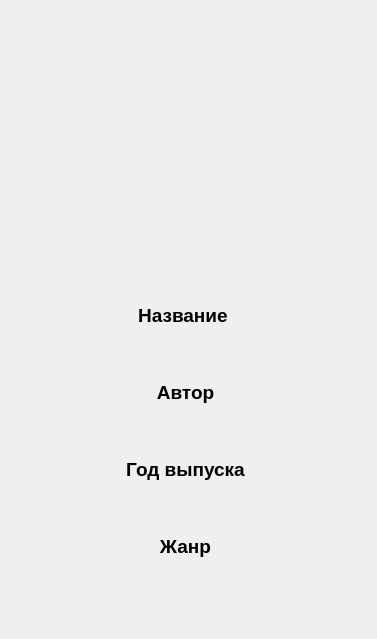
<?xml version="1.0" encoding="UTF-8"?>
<ui version="4.0">
 <class>MainWindow</class>
 <widget class="QMainWindow" name="MainWindow">
  <property name="geometry">
   <rect>
    <x>0</x>
    <y>0</y>
    <width>377</width>
    <height>639</height>
   </rect>
  </property>
  <property name="windowTitle">
   <string>MainWindow</string>
  </property>
  <widget class="QWidget" name="centralwidget">
   <widget class="QWidget" name="layoutWidget">
    <property name="geometry">
     <rect>
      <x>50</x>
      <y>300</y>
      <width>271</width>
      <height>301</height>
     </rect>
    </property>
    <layout class="QVBoxLayout" name="verticalLayout_3">
     <item>
      <widget class="QLabel" name="label_9">
       <property name="text">
        <string>&lt;html&gt;&lt;head/&gt;&lt;body&gt;&lt;p align=&quot;center&quot;&gt;&lt;span style=&quot; font-size:14pt; font-weight:600;&quot;&gt;Название &lt;/span&gt;&lt;/p&gt;&lt;/body&gt;&lt;/html&gt;</string>
       </property>
      </widget>
     </item>
     <item>
      <widget class="QLabel" name="name_lbl_3">
       <property name="text">
        <string>&lt;html&gt;&lt;head/&gt;&lt;body&gt;&lt;p align=&quot;center&quot;&gt;&lt;br/&gt;&lt;/p&gt;&lt;/body&gt;&lt;/html&gt;</string>
       </property>
      </widget>
     </item>
     <item>
      <widget class="QLabel" name="label_10">
       <property name="text">
        <string>&lt;html&gt;&lt;head/&gt;&lt;body&gt;&lt;p align=&quot;center&quot;&gt;&lt;span style=&quot; font-size:14pt; font-weight:600;&quot;&gt;Автор&lt;/span&gt;&lt;/p&gt;&lt;/body&gt;&lt;/html&gt;</string>
       </property>
      </widget>
     </item>
     <item>
      <widget class="QLabel" name="author_lbl_3">
       <property name="text">
        <string>&lt;html&gt;&lt;head/&gt;&lt;body&gt;&lt;p align=&quot;center&quot;&gt;&lt;br/&gt;&lt;/p&gt;&lt;/body&gt;&lt;/html&gt;</string>
       </property>
      </widget>
     </item>
     <item>
      <widget class="QLabel" name="label_11">
       <property name="text">
        <string>&lt;html&gt;&lt;head/&gt;&lt;body&gt;&lt;p align=&quot;center&quot;&gt;&lt;span style=&quot; font-size:14pt; font-weight:600;&quot;&gt;Год выпуска&lt;/span&gt;&lt;/p&gt;&lt;/body&gt;&lt;/html&gt;</string>
       </property>
      </widget>
     </item>
     <item>
      <widget class="QLabel" name="year_lbl_3">
       <property name="text">
        <string>&lt;html&gt;&lt;head/&gt;&lt;body&gt;&lt;p align=&quot;center&quot;&gt;&lt;br/&gt;&lt;/p&gt;&lt;/body&gt;&lt;/html&gt;</string>
       </property>
      </widget>
     </item>
     <item>
      <widget class="QLabel" name="label_12">
       <property name="text">
        <string>&lt;html&gt;&lt;head/&gt;&lt;body&gt;&lt;p align=&quot;center&quot;&gt;&lt;span style=&quot; font-size:14pt; font-weight:600;&quot;&gt;Жанр&lt;/span&gt;&lt;/p&gt;&lt;/body&gt;&lt;/html&gt;</string>
       </property>
      </widget>
     </item>
     <item>
      <widget class="QLabel" name="genre_lbl_3">
       <property name="text">
        <string>&lt;html&gt;&lt;head/&gt;&lt;body&gt;&lt;p align=&quot;center&quot;&gt;&lt;br/&gt;&lt;/p&gt;&lt;/body&gt;&lt;/html&gt;</string>
       </property>
      </widget>
     </item>
    </layout>
   </widget>
   <widget class="QLabel" name="photo">
    <property name="geometry">
     <rect>
      <x>80</x>
      <y>40</y>
      <width>201</width>
      <height>251</height>
     </rect>
    </property>
    <property name="minimumSize">
     <size>
      <width>201</width>
      <height>251</height>
     </size>
    </property>
    <property name="maximumSize">
     <size>
      <width>201</width>
      <height>251</height>
     </size>
    </property>
    <property name="text">
     <string/>
    </property>
   </widget>
  </widget>
 </widget>
 <resources/>
 <connections/>
</ui>
